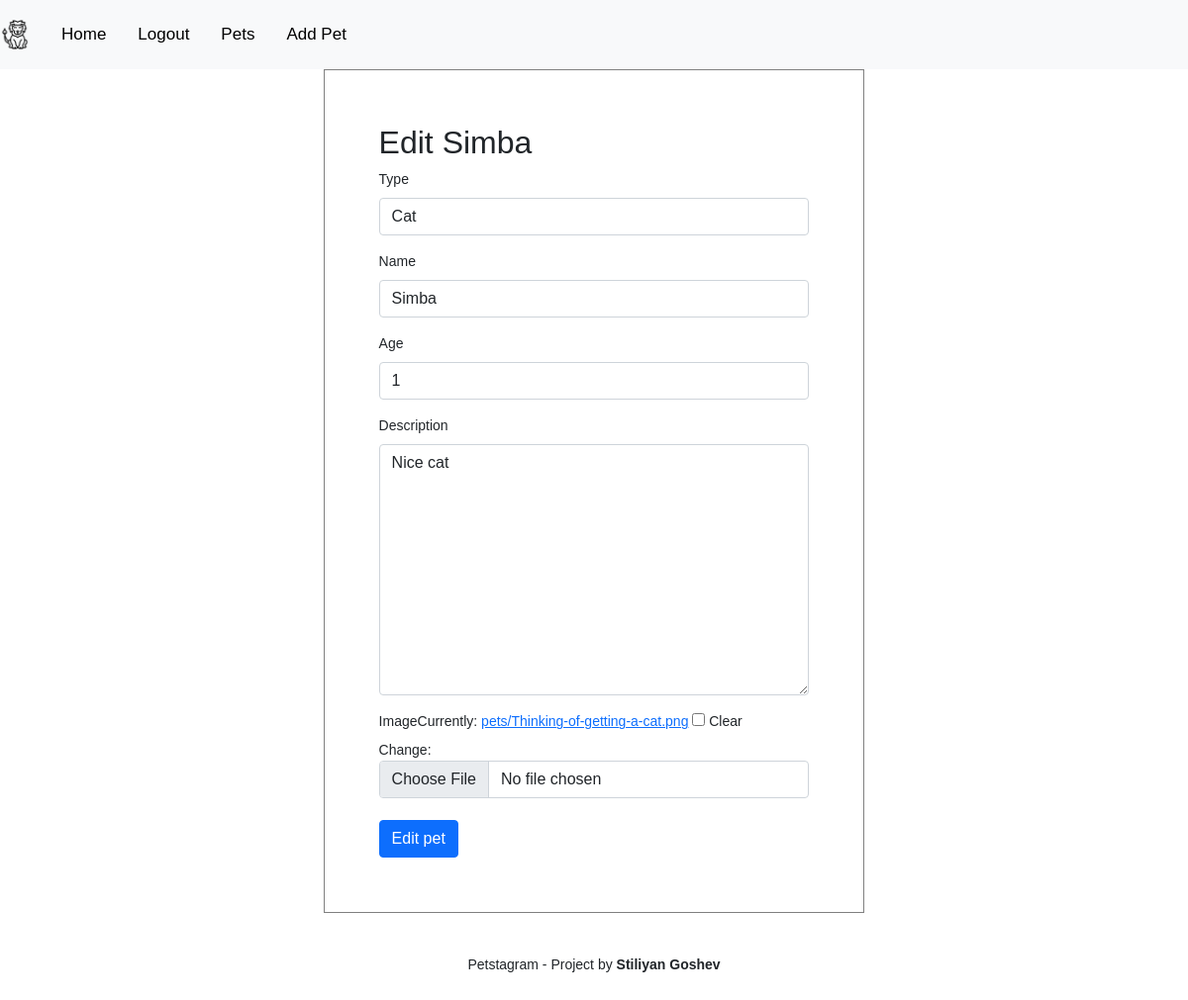
The page /edit_pet/5 (signed in) on the database its author committed.
### pets/models.py (models this page shows, shortened)
class Pet(models.Model):
    TYPE_CHOICE_DOG = 'dog'
    TYPE_CHOICE_CAT = 'cat'
    TYPE_CHOICE_PARROT = 'parrot'
    TYPE_CHOICES = (
        (TYPE_CHOICE_DOG, 'Dog'),
        (TYPE_CHOICE_CAT, 'Cat'),
        (TYPE_CHOICE_PARROT, 'Parrot'),
    )
    type = models.CharField(
        max_length=6,
        choices=TYPE_CHOICES,
    )
    name = models.CharField(
        max_length=10,
    )
    age = models.PositiveIntegerField()
    description = models.TextField()
    image = models.ImageField(
        blank=True,
        upload_to='pets',
    )
    user = models.ForeignKey(
        UserModel,
        on_delete=models.CASCADE,
    )

### pets/views.py (the view)
# urls.py: path('edit_pet/<pk>', views.edit_pet, name='edit_pet'),
def edit_pet(request, pk):
    pet = Pet.objects.get(pk=pk)
    if request.method == "POST":
        form = PetForm(request.POST, request.FILES, instance=pet)
        if form.is_valid():
            pet = form.save(commit=False)
            pet.user = request.user
            pet.save()
    else:
        form = PetForm(instance=pet)
    context = {
        "pet": pet,
        "form": form,
    }
    return render(request, 'pets/edit_pet.html', context)

### pets/forms.py
class PetForm(ModelForm):
    class Meta:
        model = Pet
        exclude = ('user',)
        widgets = {
            'name': forms.TextInput(attrs={'class': 'pet_form'})
        }

### pets/templates/pets/edit_pet.html (shortened to what this page needs)
{% extends 'base.html' %}
{% load static %}
{% load bootstrap4 %}
{% block content %}
<div class="container">
    <form class="w-50 m-auto" method="post" style="border: 1px solid grey; margin: 10% 0%; padding: 5% 5%" enctype="multipart/form-data">
      <h2>Edit {{ pet.name }}</h2>
            {% bootstrap_form form %}
      <button type="submit" class="button btn btn-primary">Edit pet</button>
    </form>
</div>
{% endblock %}

### static/css/style.css (style rules this page uses)
.button { margin-top: 6px; }

### templates/base.html (style rules this page uses)
body { margin: 0; font-size: 14px; font-family: Calibri, Helvetica, sans-serif; }

### rows shown on the page
Pet: name "Simba", type "Cat", age "1", description "Nice cat"
